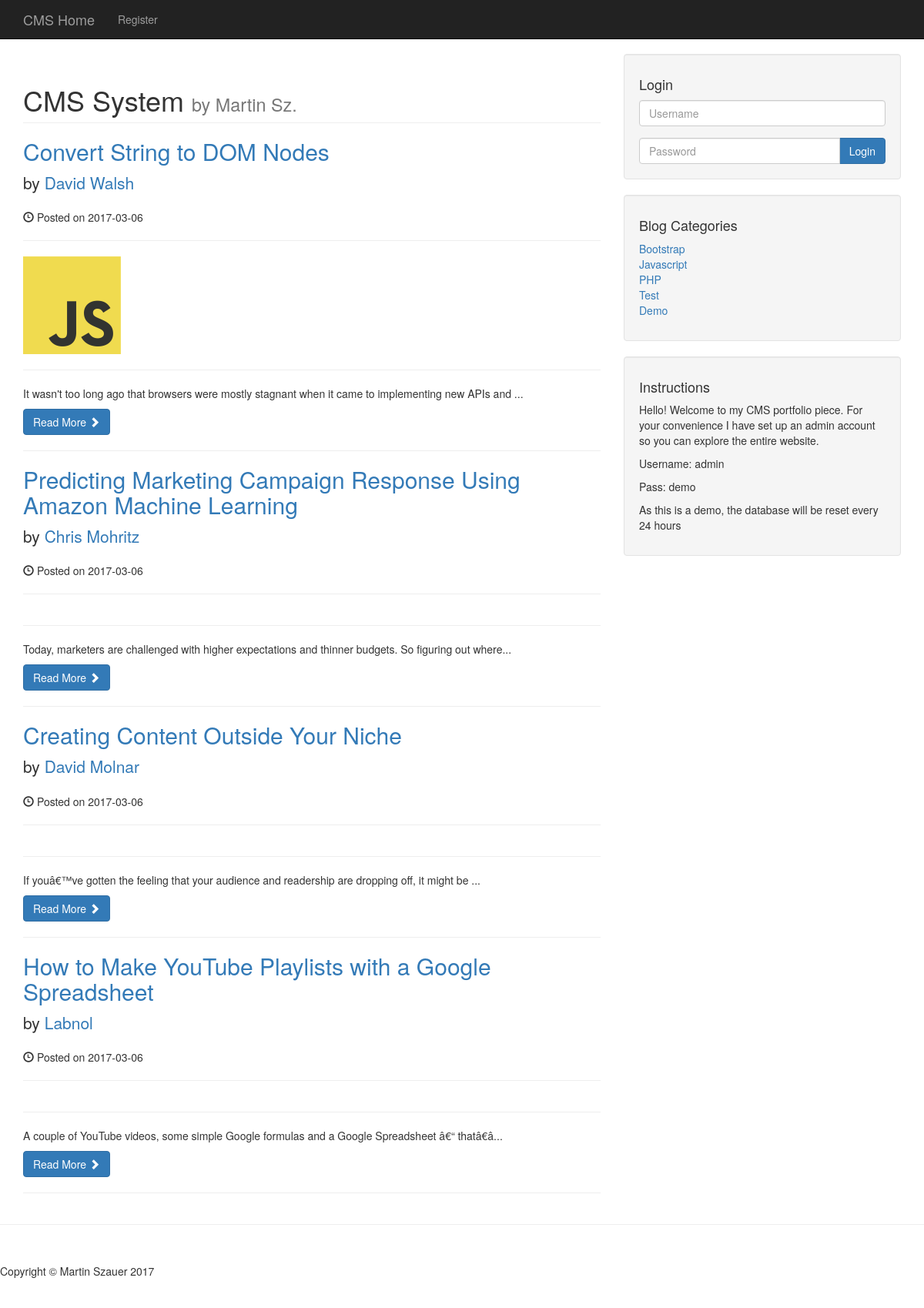
/index_old.php, run on the app's committed database.
### tables this page shows
CREATE TABLE IF NOT EXISTS `posts` (
  `post_id` int(3) NOT NULL,
  `post_category_id` int(3) NOT NULL,
  `post_title` varchar(255) NOT NULL,
  `post_author` varchar(255) NOT NULL,
  `post_date` date NOT NULL,
  `post_image` text NOT NULL,
  `post_content` text NOT NULL,
  `post_tags` varchar(255) NOT NULL,
  `post_comment_count` int(11) NOT NULL,
  `post_status` varchar(255) NOT NULL DEFAULT 'draft'
);

CREATE TABLE IF NOT EXISTS `categories` (
  `cat_id` int(3) NOT NULL,
  `cat_title` varchar(255) NOT NULL
);

### index_old.php (the view, shortened to what this page needs)
<?php include 'includes/header.php' ?>
    <?php include 'includes/navbar.php' ?>
    <div class="container">
        <div class="row">
            <div class="col-md-8">
                <h1 class="page-header">
                    CMS System
                    <small>by Martin Sz.</small>
                </h1>
                <?php
                    $query = "SELECT * FROM posts";
                    $queryResult = mysqli_query($connection,$query);
                    while($row = mysqli_fetch_assoc($queryResult)){
                        $postId =       $row['post_id'];
                        $postTitle =    $row['post_title'];
                        $postAuthor =   $row['post_author'];
                        $postDate =     $row['post_date'];
                        $postImage =    $row['post_image'];
                        $postContent =  substr($row['post_content'],0,100) . "...";
                        $postStatus =   $row['post_status'];
                        if($postStatus == 'published'){
                        ?>
                            <h2>
                                <a href="post.php?p_id=<?php echo $postId ?>"><?php echo "{$postTitle}" ?></a>
                            </h2>
                            <p class="lead">
                                by <a href="author_posts.php?author=<?php echo "{$postAuthor}" ?>&p_id=<?php echo $postId ?>"><?php echo "{$postAuthor}" ?></a>
                            </p>
                            <p><span class="glyphicon glyphicon-time"></span> Posted on <?php echo "{$postDate}" ?></p>
                            <hr>
                            <a href="post.php?p_id=<?php echo $postId ?>">
                                <img class="img-responsive" src="images/<?php echo $postImage ?>" alt="">
                            </a>
                            <hr>
                            <p><?php echo "{$postContent}" ?></p>
                            <a class="btn btn-primary" href="post.php?p_id=<?php echo $postId ?>">Read More <span class="glyphicon glyphicon-chevron-right"></span></a>
                            <hr>
                        <?php
                        } else{
                            echo "<h1>No published posts yet!</h1>";
                        }
                    }
                ?>
            </div>
            <?php include 'includes/sidebar.php' ?>
            </div>
        </div>
        <hr>
<?php include 'includes/footer.php' ?>

### includes/header.php (shortened to what this page needs)
<!DOCTYPE html>
<html lang="en">
<head>
    <link href="css/bootstrap.min.css" rel="stylesheet">
    <link href="css/blog-home.css" rel="stylesheet">
</head>
<body>

### includes/navbar.php (shortened to what this page needs)
<nav class="navbar navbar-inverse navbar-fixed-top" role="navigation">
    <div class="container">
        <div class="navbar-header">
            <a class="navbar-brand" href="../index.php">CMS Home</a>
        </div>
        <div class="collapse navbar-collapse" id="bs-example-navbar-collapse-1">
            <ul class="nav navbar-nav">
                <?php
                if (isset($_SESSION['username'])){
                    if(isAdmin(($_SESSION['username']))){
                        echo "<li><a href='admin'>Admin</a></li>";
                    }
                    echo "<li><a href=''>Logout</a></li>";
                    if(isset($_GET['p_id'])){
                        $p_id = $_GET['p_id'];
                        $creater_query = "SELECT username FROM users WHERE username = '{$_SESSION['username']}' ";
                        $creater_result = mysqli_query($connection,$creater_query);
                        $row = mysqli_fetch_array($creater_result);
                        $user = $row['username'];
                        if (isAdmin(($_SESSION['username'])) || $user == $_SESSION['username']){
                            echo "<li> <a href='./admin/posts.php?source=update&p_id={$p_id}'>Edit Post</a></li>";
                        }
                    }
                } else{
                    echo "<li><a href='../registration.php'>Register</a></li>";
                }
                ?>
            </ul>
        </div>
    </div>
</nav>

### includes/sidebar.php (shortened to what this page needs)
<div class="col-md-4">
    <div class="well">
        <?php
        if(isset($_SESSION['username'])){
            echo "<h4> Logged in as {$_SESSION['username']}</h4>";
            echo "<a href='./includes/logout.php' class='btn btn-danger'>Logout</a>";
        }
        else{ ?>
            <h4>Login</h4>
            <form action="./includes/login.php" method="post">
                <div class="form-group">
                    <input name="username" type="text" class="form-control" placeholder="Username">
                </div>
                <div class="input-group">
                    <input name="password" type="password" class="form-control" placeholder="Password">
                    <span class="input-group-btn">
                        <button class="btn btn-primary" name="login" type="submit">
                            Login
                        </button>
                    </span>
                </div>
            </form>
        <?php } ?>
    </div>
    <div class="well">
        <h4>Blog Categories</h4>
        <div class="row">
            <div class="col-lg-6">
                <ul class="list-unstyled">
                     <?php
                        $query = "SELECT * FROM categories LIMIT 5";
                        $queryResult = mysqli_query($connection,$query);
                        while($row = mysqli_fetch_assoc($queryResult)){
                            $catTitle = $row['cat_title'];
                            $catId = $row['cat_id'];
                            echo "<li><a href='category.php?category=$catId'> {$catTitle} </a></li>";
                        }
                    ?>
                </ul>
            </div>
        </div>
    </div>
    <?php include "widget.php" ?>
</div>

### includes/widget.php
<div class="well">
    <h4>Instructions</h4>
    <p>Hello! Welcome to my CMS portfolio piece. For your convenience I have set up an admin account so you can explore the entire website.</p>
    <p>Username: admin</p>
    <p>Pass: demo</p>
    <p>As this is a demo, the database will be reset every 24 hours </p>
</div>

### includes/footer.php (shortened to what this page needs)
        <footer>
            <div class="row">
                <div class="col-lg-12">
                    <p>Copyright &copy; Martin Szauer 2017</p>
                </div>
            </div>
        </footer>
</body>
</html>

### css/blog-home.css (style rules this page uses)
body { padding-top: 70px; }
footer { margin: 50px 0; }

### data on the page
posts: post_title "Convert String to DOM Nodes", post_author "David Walsh", post_date "2017-03-06", post_image (picture), post_content "It wasn't too long ago that browsers were mostly stagnant when it came to implementing new APIs and ..."
posts: post_title "Predicting Marketing Campaign Response Using Amazon Machine Learning", post_author "Chris Mohritz", post_date "2017-03-06", post_content "Today, marketers are challenged with higher expectations and thinner budgets. So figuring out where..."
posts: post_title "Creating Content Outside Your Niche", post_author "David Molnar", post_date "2017-03-06", post_content "If youâ€™ve gotten the feeling that your audience and readership are dropping off, it might be ..."
posts: post_title "How to Make YouTube Playlists with a Google Spreadsheet", post_author "Labnol", post_date "2017-03-06", post_content "A couple of YouTube videos, some simple Google formulas and a Google Spreadsheet â€“ thatâ€â..."
categories: cat_title "Bootstrap"
categories: cat_title "Javascript"
categories: cat_title "PHP"
categories: cat_title "Test"
categories: cat_title "Demo"
